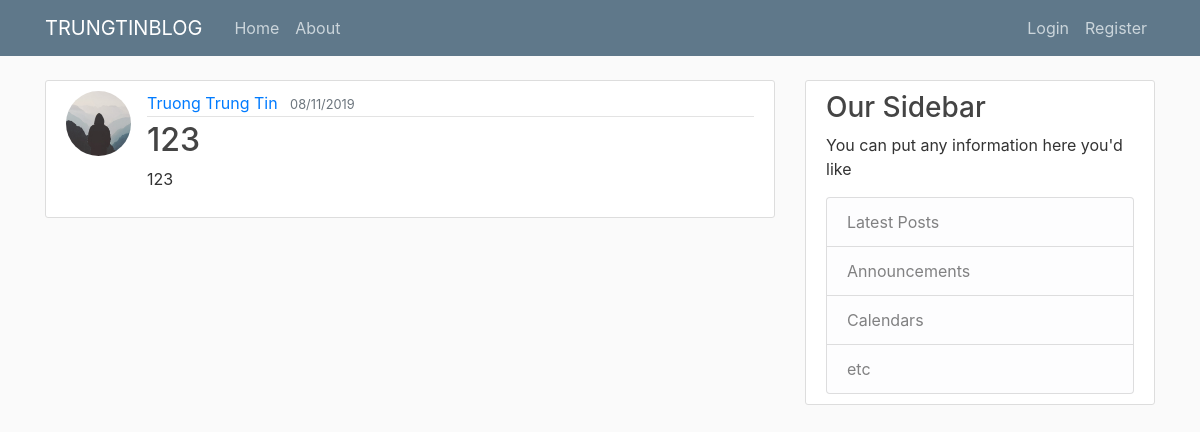
Screenshot of /post/2 with the database file from the repository.
### TrungtinBlog/models.py (models this page shows, shortened)
class User(db.Model, UserMixin):
    id = db.Column(db.Integer, primary_key = True)
    fullname = db.Column(db.String(120), unique = False, nullable = False)
    username = db.Column(db.String(20), unique = True, nullable = False)
    email = db.Column(db.String(120), unique = True, nullable = False)
    telephone = db.Column(db.String(10), unique = True, nullable = False)
    image_file = db.Column(db.String(20), nullable = False, default = 'default.jpg')
    password = db.Column(db.String(60), nullable = False)
    posts = db.relationship('Post', backref = 'author', lazy = True)

class Post(db.Model):
    id = db.Column(db.Integer, primary_key = True)
    title = db.Column(db.String(100), nullable = False)
    date_posted = db.Column(db.DateTime, nullable = False, default = datetime.utcnow)
    content = db.Column(db.Text, nullable = False)
    user_id = db.Column(db.Integer, db.ForeignKey('user.id'), nullable = False)

### TrungtinBlog/posts/routes.py (the view)
@posts.route("/post/<int:post_id>")
def post(post_id):
    post = Post.query.get_or_404(post_id)
    return render_template('post.html', title=post.title, post=post)

### TrungtinBlog/templates/post.html (shortened to what this page needs)
{% extends "layout.html" %}
{% block content %}
<article class="media content-section">
    <img class="rounded-circle article-img"
        src="{{ url_for('static', filename='profile_pics/' + post.author.image_file) }}">
    <div class="media-body">
        <div class="article-metadata">
            <a class="mr-2" href="{{ url_for('users.user_posts', username = post.author.username) }}">{{ post.author.fullname }}</a>
            <small class="text-muted">{{ post.date_posted.strftime('%d/%m/%Y') }}</small>
        </div>
        <h2 class="article-title">{{ post.title }}</h2>
        <p class="article-content">{{ post.content }}</p>
    </div>
</article>
{% endblock %}

### TrungtinBlog/static/main.css (style rules this page uses)
body { background: #fafafa; color: #333333; margin-top: 5rem; }
h1, h2, h3, h4, h5, h6 { color: #444444; }
.content-section { background: #ffffff; padding: 10px 20px; border: 1px solid #dddddd; border-radius: 3px; margin-bottom: 20px; }
.article-title { color: #444444; }
.article-content { white-space: pre-line; }
.article-img { height: 65px; width: 65px; margin-right: 16px; }
.article-metadata { padding-bottom: 1px; margin-bottom: 4px; border-bottom: 1px solid #e3e3e3 }

### rows the page displays
User: image_file (placeholder picture), author.fullname "Truong Trung Tin"
Post: date_posted "08/11/2019", title "123", content "123"
